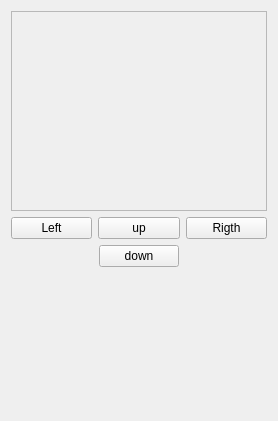
<?xml version="1.0" encoding="UTF-8"?>
<ui version="4.0">
 <class>Eoa_S</class>
 <widget class="QWidget" name="Eoa_S">
  <property name="geometry">
   <rect>
    <x>0</x>
    <y>0</y>
    <width>278</width>
    <height>421</height>
   </rect>
  </property>
  <property name="minimumSize">
   <size>
    <width>278</width>
    <height>0</height>
   </size>
  </property>
  <property name="maximumSize">
   <size>
    <width>278</width>
    <height>16777215</height>
   </size>
  </property>
  <property name="windowTitle">
   <string>Form</string>
  </property>
  <layout class="QVBoxLayout" name="verticalLayout">
   <item>
    <widget class="QFrame" name="frame">
     <property name="minimumSize">
      <size>
       <width>0</width>
       <height>200</height>
      </size>
     </property>
     <property name="maximumSize">
      <size>
       <width>16777215</width>
       <height>200</height>
      </size>
     </property>
     <property name="frameShape">
      <enum>QFrame::StyledPanel</enum>
     </property>
     <property name="frameShadow">
      <enum>QFrame::Raised</enum>
     </property>
    </widget>
   </item>
   <item>
    <layout class="QHBoxLayout" name="horizontalLayout">
     <item>
      <widget class="QPushButton" name="pushButton_3">
       <property name="text">
        <string>Left</string>
       </property>
      </widget>
     </item>
     <item>
      <widget class="QPushButton" name="pushButton">
       <property name="text">
        <string>up</string>
       </property>
      </widget>
     </item>
     <item>
      <widget class="QPushButton" name="pushButton_4">
       <property name="text">
        <string>Rigth</string>
       </property>
      </widget>
     </item>
    </layout>
   </item>
   <item>
    <layout class="QHBoxLayout" name="horizontalLayout_2">
     <item>
      <spacer name="horizontalSpacer">
       <property name="orientation">
        <enum>Qt::Horizontal</enum>
       </property>
       <property name="sizeHint" stdset="0">
        <size>
         <width>40</width>
         <height>20</height>
        </size>
       </property>
      </spacer>
     </item>
     <item>
      <widget class="QPushButton" name="pushButton_2">
       <property name="text">
        <string>down</string>
       </property>
      </widget>
     </item>
     <item>
      <spacer name="horizontalSpacer_2">
       <property name="orientation">
        <enum>Qt::Horizontal</enum>
       </property>
       <property name="sizeHint" stdset="0">
        <size>
         <width>40</width>
         <height>20</height>
        </size>
       </property>
      </spacer>
     </item>
    </layout>
   </item>
   <item>
    <spacer name="verticalSpacer">
     <property name="orientation">
      <enum>Qt::Vertical</enum>
     </property>
     <property name="sizeHint" stdset="0">
      <size>
       <width>20</width>
       <height>40</height>
      </size>
     </property>
    </spacer>
   </item>
  </layout>
 </widget>
 <resources/>
 <connections/>
</ui>
